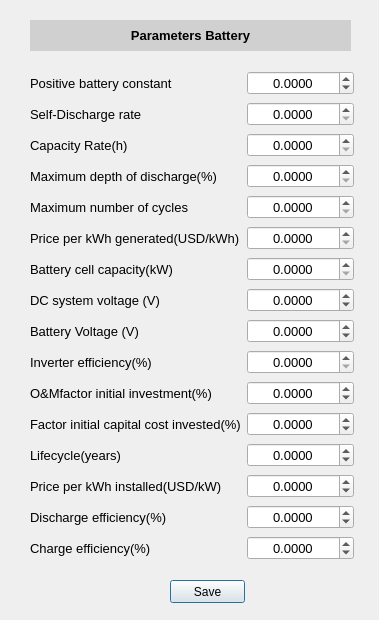
<?xml version="1.0" encoding="UTF-8"?>
<ui version="4.0">
 <class>Dialog</class>
 <widget class="QDialog" name="Dialog">
  <property name="geometry">
   <rect>
    <x>0</x>
    <y>0</y>
    <width>379</width>
    <height>620</height>
   </rect>
  </property>
  <property name="windowTitle">
   <string>Dialog</string>
  </property>
  <widget class="QWidget" name="gridLayoutWidget">
   <property name="geometry">
    <rect>
     <x>30</x>
     <y>70</y>
     <width>324</width>
     <height>500</height>
    </rect>
   </property>
   <layout class="QGridLayout" name="gridLayout">
    <item row="10" column="0">
     <widget class="QLabel" name="label_9">
      <property name="font">
       <font>
        <pointsize>10</pointsize>
       </font>
      </property>
      <property name="text">
       <string>Battery Voltage (V)</string>
      </property>
     </widget>
    </item>
    <item row="16" column="0">
     <widget class="QLabel" name="label_15">
      <property name="font">
       <font>
        <pointsize>10</pointsize>
       </font>
      </property>
      <property name="text">
       <string>Discharge efficiency(%)</string>
      </property>
     </widget>
    </item>
    <item row="11" column="0">
     <widget class="QLabel" name="label_10">
      <property name="font">
       <font>
        <pointsize>10</pointsize>
       </font>
      </property>
      <property name="text">
       <string>Inverter efficiency(%)</string>
      </property>
     </widget>
    </item>
    <item row="13" column="0">
     <widget class="QLabel" name="label_12">
      <property name="font">
       <font>
        <pointsize>10</pointsize>
       </font>
      </property>
      <property name="text">
       <string>Factor initial capital cost invested(%)</string>
      </property>
     </widget>
    </item>
    <item row="12" column="0">
     <widget class="QLabel" name="label_11">
      <property name="font">
       <font>
        <pointsize>10</pointsize>
       </font>
      </property>
      <property name="text">
       <string>O&amp;Mfactor initial investment(%)</string>
      </property>
     </widget>
    </item>
    <item row="17" column="0">
     <widget class="QLabel" name="label_16">
      <property name="font">
       <font>
        <pointsize>10</pointsize>
       </font>
      </property>
      <property name="text">
       <string>Charge efficiency(%)</string>
      </property>
     </widget>
    </item>
    <item row="14" column="0">
     <widget class="QLabel" name="label_13">
      <property name="font">
       <font>
        <pointsize>10</pointsize>
       </font>
      </property>
      <property name="text">
       <string>Lifecycle(years)</string>
      </property>
     </widget>
    </item>
    <item row="5" column="0">
     <widget class="QLabel" name="label_4">
      <property name="font">
       <font>
        <pointsize>10</pointsize>
       </font>
      </property>
      <property name="text">
       <string>Maximum depth of discharge(%)</string>
      </property>
     </widget>
    </item>
    <item row="4" column="0">
     <widget class="QLabel" name="label_3">
      <property name="font">
       <font>
        <pointsize>10</pointsize>
       </font>
      </property>
      <property name="text">
       <string>Capacity Rate(h)</string>
      </property>
     </widget>
    </item>
    <item row="7" column="0">
     <widget class="QLabel" name="label_6">
      <property name="font">
       <font>
        <pointsize>10</pointsize>
       </font>
      </property>
      <property name="text">
       <string>Price per kWh generated(USD/kWh)</string>
      </property>
     </widget>
    </item>
    <item row="6" column="0">
     <widget class="QLabel" name="label_5">
      <property name="font">
       <font>
        <pointsize>10</pointsize>
       </font>
      </property>
      <property name="text">
       <string>Maximum number of cycles</string>
      </property>
     </widget>
    </item>
    <item row="12" column="1">
     <widget class="QDoubleSpinBox" name="doubleSpinBox_11">
      <property name="font">
       <font>
        <pointsize>10</pointsize>
       </font>
      </property>
      <property name="layoutDirection">
       <enum>Qt::LeftToRight</enum>
      </property>
      <property name="alignment">
       <set>Qt::AlignCenter</set>
      </property>
      <property name="decimals">
       <number>4</number>
      </property>
      <property name="minimum">
       <double>-1000.000000000000000</double>
      </property>
      <property name="maximum">
       <double>10000.000000000000000</double>
      </property>
     </widget>
    </item>
    <item row="15" column="0">
     <widget class="QLabel" name="label_14">
      <property name="font">
       <font>
        <pointsize>10</pointsize>
       </font>
      </property>
      <property name="text">
       <string>Price per kWh installed(USD/kW)</string>
      </property>
     </widget>
    </item>
    <item row="17" column="1">
     <widget class="QDoubleSpinBox" name="doubleSpinBox_16">
      <property name="font">
       <font>
        <pointsize>10</pointsize>
       </font>
      </property>
      <property name="layoutDirection">
       <enum>Qt::LeftToRight</enum>
      </property>
      <property name="alignment">
       <set>Qt::AlignCenter</set>
      </property>
      <property name="decimals">
       <number>4</number>
      </property>
      <property name="minimum">
       <double>-1000.000000000000000</double>
      </property>
      <property name="maximum">
       <double>10000.000000000000000</double>
      </property>
     </widget>
    </item>
    <item row="13" column="1">
     <widget class="QDoubleSpinBox" name="doubleSpinBox_12">
      <property name="font">
       <font>
        <pointsize>10</pointsize>
       </font>
      </property>
      <property name="layoutDirection">
       <enum>Qt::LeftToRight</enum>
      </property>
      <property name="alignment">
       <set>Qt::AlignCenter</set>
      </property>
      <property name="decimals">
       <number>4</number>
      </property>
      <property name="minimum">
       <double>-1000.000000000000000</double>
      </property>
      <property name="maximum">
       <double>10000.000000000000000</double>
      </property>
     </widget>
    </item>
    <item row="14" column="1">
     <widget class="QDoubleSpinBox" name="doubleSpinBox_13">
      <property name="font">
       <font>
        <pointsize>10</pointsize>
       </font>
      </property>
      <property name="layoutDirection">
       <enum>Qt::LeftToRight</enum>
      </property>
      <property name="alignment">
       <set>Qt::AlignCenter</set>
      </property>
      <property name="decimals">
       <number>4</number>
      </property>
      <property name="minimum">
       <double>-1000.000000000000000</double>
      </property>
      <property name="maximum">
       <double>10000.000000000000000</double>
      </property>
     </widget>
    </item>
    <item row="10" column="1">
     <widget class="QDoubleSpinBox" name="doubleSpinBox_9">
      <property name="font">
       <font>
        <pointsize>10</pointsize>
       </font>
      </property>
      <property name="layoutDirection">
       <enum>Qt::LeftToRight</enum>
      </property>
      <property name="alignment">
       <set>Qt::AlignCenter</set>
      </property>
      <property name="decimals">
       <number>4</number>
      </property>
      <property name="minimum">
       <double>-1000.000000000000000</double>
      </property>
      <property name="maximum">
       <double>10000.000000000000000</double>
      </property>
     </widget>
    </item>
    <item row="15" column="1">
     <widget class="QDoubleSpinBox" name="doubleSpinBox_14">
      <property name="font">
       <font>
        <pointsize>10</pointsize>
       </font>
      </property>
      <property name="layoutDirection">
       <enum>Qt::LeftToRight</enum>
      </property>
      <property name="alignment">
       <set>Qt::AlignCenter</set>
      </property>
      <property name="decimals">
       <number>4</number>
      </property>
      <property name="minimum">
       <double>-1000.000000000000000</double>
      </property>
      <property name="maximum">
       <double>10000.000000000000000</double>
      </property>
     </widget>
    </item>
    <item row="16" column="1">
     <widget class="QDoubleSpinBox" name="doubleSpinBox_15">
      <property name="font">
       <font>
        <pointsize>10</pointsize>
       </font>
      </property>
      <property name="layoutDirection">
       <enum>Qt::LeftToRight</enum>
      </property>
      <property name="alignment">
       <set>Qt::AlignCenter</set>
      </property>
      <property name="decimals">
       <number>4</number>
      </property>
      <property name="minimum">
       <double>-1000.000000000000000</double>
      </property>
      <property name="maximum">
       <double>10000.000000000000000</double>
      </property>
     </widget>
    </item>
    <item row="3" column="0">
     <widget class="QLabel" name="label_2">
      <property name="font">
       <font>
        <pointsize>10</pointsize>
       </font>
      </property>
      <property name="text">
       <string>Self-Discharge rate</string>
      </property>
     </widget>
    </item>
    <item row="4" column="1">
     <widget class="QDoubleSpinBox" name="doubleSpinBox">
      <property name="font">
       <font>
        <pointsize>10</pointsize>
       </font>
      </property>
      <property name="layoutDirection">
       <enum>Qt::LeftToRight</enum>
      </property>
      <property name="alignment">
       <set>Qt::AlignCenter</set>
      </property>
      <property name="decimals">
       <number>4</number>
      </property>
      <property name="maximum">
       <double>10000.000000000000000</double>
      </property>
     </widget>
    </item>
    <item row="3" column="1">
     <widget class="QDoubleSpinBox" name="doubleSpinBox_4">
      <property name="font">
       <font>
        <pointsize>10</pointsize>
       </font>
      </property>
      <property name="layoutDirection">
       <enum>Qt::LeftToRight</enum>
      </property>
      <property name="alignment">
       <set>Qt::AlignCenter</set>
      </property>
      <property name="decimals">
       <number>4</number>
      </property>
      <property name="maximum">
       <double>10000.000000000000000</double>
      </property>
     </widget>
    </item>
    <item row="6" column="1">
     <widget class="QDoubleSpinBox" name="doubleSpinBox_5">
      <property name="font">
       <font>
        <pointsize>10</pointsize>
       </font>
      </property>
      <property name="layoutDirection">
       <enum>Qt::LeftToRight</enum>
      </property>
      <property name="alignment">
       <set>Qt::AlignCenter</set>
      </property>
      <property name="decimals">
       <number>4</number>
      </property>
      <property name="maximum">
       <double>10000.000000000000000</double>
      </property>
     </widget>
    </item>
    <item row="9" column="1">
     <widget class="QDoubleSpinBox" name="doubleSpinBox_8">
      <property name="font">
       <font>
        <pointsize>10</pointsize>
       </font>
      </property>
      <property name="layoutDirection">
       <enum>Qt::LeftToRight</enum>
      </property>
      <property name="alignment">
       <set>Qt::AlignCenter</set>
      </property>
      <property name="decimals">
       <number>4</number>
      </property>
      <property name="minimum">
       <double>-1000.000000000000000</double>
      </property>
      <property name="maximum">
       <double>10000.000000000000000</double>
      </property>
     </widget>
    </item>
    <item row="9" column="0">
     <widget class="QLabel" name="label_8">
      <property name="font">
       <font>
        <pointsize>10</pointsize>
       </font>
      </property>
      <property name="text">
       <string>DC system voltage (V)</string>
      </property>
     </widget>
    </item>
    <item row="11" column="1">
     <widget class="QDoubleSpinBox" name="doubleSpinBox_2">
      <property name="font">
       <font>
        <pointsize>10</pointsize>
       </font>
      </property>
      <property name="layoutDirection">
       <enum>Qt::LeftToRight</enum>
      </property>
      <property name="alignment">
       <set>Qt::AlignCenter</set>
      </property>
      <property name="decimals">
       <number>4</number>
      </property>
      <property name="maximum">
       <double>10000.000000000000000</double>
      </property>
     </widget>
    </item>
    <item row="8" column="0">
     <widget class="QLabel" name="label_7">
      <property name="font">
       <font>
        <pointsize>10</pointsize>
       </font>
      </property>
      <property name="text">
       <string>Battery cell capacity(kW)</string>
      </property>
     </widget>
    </item>
    <item row="2" column="1">
     <widget class="QDoubleSpinBox" name="doubleSpinBox_18">
      <property name="font">
       <font>
        <pointsize>10</pointsize>
       </font>
      </property>
      <property name="layoutDirection">
       <enum>Qt::LeftToRight</enum>
      </property>
      <property name="alignment">
       <set>Qt::AlignCenter</set>
      </property>
      <property name="decimals">
       <number>4</number>
      </property>
      <property name="minimum">
       <double>-1000.000000000000000</double>
      </property>
      <property name="maximum">
       <double>10000.000000000000000</double>
      </property>
     </widget>
    </item>
    <item row="8" column="1">
     <widget class="QDoubleSpinBox" name="doubleSpinBox_7">
      <property name="font">
       <font>
        <pointsize>10</pointsize>
       </font>
      </property>
      <property name="layoutDirection">
       <enum>Qt::LeftToRight</enum>
      </property>
      <property name="alignment">
       <set>Qt::AlignCenter</set>
      </property>
      <property name="decimals">
       <number>4</number>
      </property>
      <property name="maximum">
       <double>10000.000000000000000</double>
      </property>
     </widget>
    </item>
    <item row="5" column="1">
     <widget class="QDoubleSpinBox" name="doubleSpinBox_3">
      <property name="font">
       <font>
        <pointsize>10</pointsize>
       </font>
      </property>
      <property name="layoutDirection">
       <enum>Qt::LeftToRight</enum>
      </property>
      <property name="alignment">
       <set>Qt::AlignCenter</set>
      </property>
      <property name="decimals">
       <number>4</number>
      </property>
      <property name="maximum">
       <double>10000.000000000000000</double>
      </property>
     </widget>
    </item>
    <item row="2" column="0">
     <widget class="QLabel" name="label">
      <property name="font">
       <font>
        <pointsize>10</pointsize>
       </font>
      </property>
      <property name="text">
       <string>Positive battery constant</string>
      </property>
     </widget>
    </item>
    <item row="7" column="1">
     <widget class="QDoubleSpinBox" name="doubleSpinBox_6">
      <property name="font">
       <font>
        <pointsize>10</pointsize>
       </font>
      </property>
      <property name="layoutDirection">
       <enum>Qt::LeftToRight</enum>
      </property>
      <property name="alignment">
       <set>Qt::AlignCenter</set>
      </property>
      <property name="decimals">
       <number>4</number>
      </property>
      <property name="maximum">
       <double>10000.000000000000000</double>
      </property>
     </widget>
    </item>
   </layout>
  </widget>
  <widget class="QLabel" name="label_18">
   <property name="geometry">
    <rect>
     <x>30</x>
     <y>20</y>
     <width>321</width>
     <height>31</height>
    </rect>
   </property>
   <property name="styleSheet">
    <string notr="true">background-color: rgb(208, 208, 208);</string>
   </property>
   <property name="text">
    <string>&lt;html&gt;&lt;head/&gt;&lt;body&gt;&lt;p align=&quot;center&quot;&gt;&lt;span style=&quot; font-size:10pt; font-weight:600;&quot;&gt;Parameters Battery&lt;/span&gt;&lt;/p&gt;&lt;/body&gt;&lt;/html&gt;</string>
   </property>
  </widget>
  <widget class="QPushButton" name="pushButton_2">
   <property name="geometry">
    <rect>
     <x>170</x>
     <y>580</y>
     <width>75</width>
     <height>23</height>
    </rect>
   </property>
   <property name="text">
    <string>Save</string>
   </property>
  </widget>
 </widget>
 <resources/>
 <connections/>
</ui>
